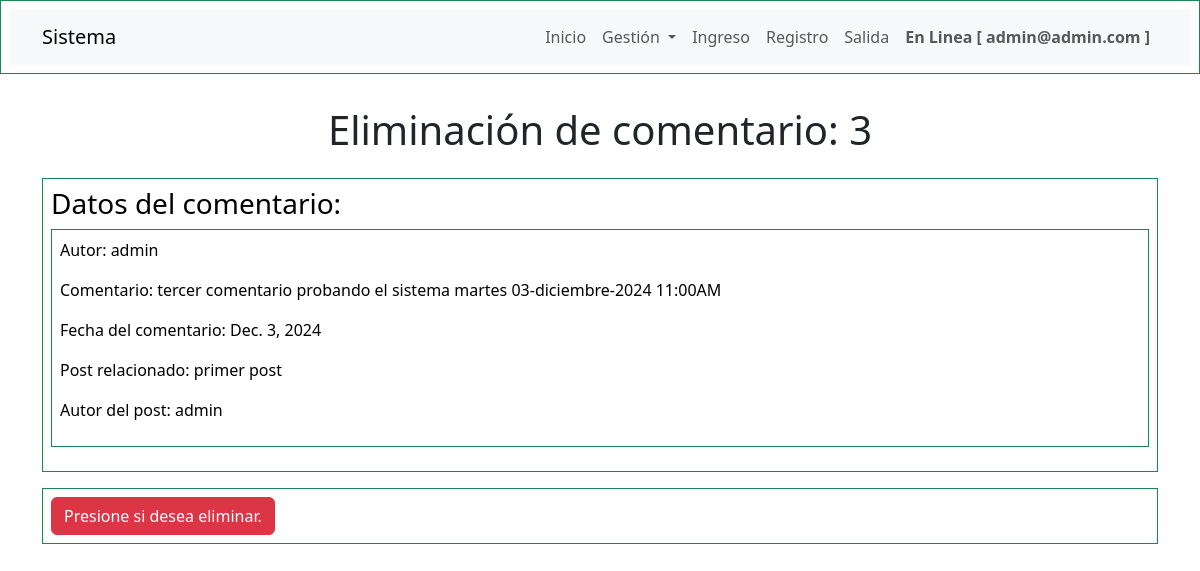
Screenshot of /blog/post/comentario/eliminar/3 (signed in) with the database file from the repository.
### blog/models.py (models this page shows, shortened)
class Comentario(models.Model):
    id = models.AutoField(primary_key=True)
    autor = models.ForeignKey(User, on_delete=models.CASCADE, blank=False,null=False)
    fecha = models.DateField(auto_created=True,auto_now_add=True)
    contenido = models.TextField(null=False,blank=False)
    post = models.ForeignKey(Post,on_delete=models.CASCADE,blank=False,null=False,default=None)
    class Meta:
        managed = True
        db_table ='comentarios'

class Post(models.Model):
    id = models.AutoField(primary_key=True)
    titulo = models.CharField(max_length=50,null=False,blank=False)
    contenido = models.TextField(null=False,blank=False)
    fecha_creacion = models.DateField(auto_created=True,auto_now_add=True)
    autor = models.ForeignKey(User, on_delete=models.CASCADE, blank=False,null=False)
    categoria = models.ForeignKey(Categoria, on_delete=models.CASCADE,blank=False,null=False, default=4)
    class Meta:
        managed = True
        db_table = 'posts'

### blog/views.py (the view)
# urls.py: path('post/comentario/eliminar/<int:comentario_id>', views.eliminar_comentario, name="eliminar_comentario"),
@login_required(login_url="login")
@permission_required("blog.delete_comentario", login_url="home")
def eliminar_comentario(request, comentario_id):
    contexto = {}
    try:
        comentario = Comentario.objects.get(id=comentario_id)
        if comentario.autor != request.user:
            messages.error(request, f"Usted no es el autor del comentario, no puede eliminarlo")
            return redirect('posts')
    except comentario.DoesNotExist as e:
        messages.error(request, f"No existe un comentario con id: {comentario_id}")
        return redirect('posts')
    if request.method == "POST":
        comentario.delete()
        messages.success(request, "Comentario eliminado con éxito")
        return redirect('posts')
    else:
        contexto["comentario"] = comentario
        return render(request, 'blog/eliminar_comentario.html', contexto)

### templates/blog/eliminar_comentario.html (shortened to what this page needs)
{% extends "layouts/base.html" %}
{% block contenido %}
<header>
    <h1 class="text-center py-3">Eliminación de comentario: {{comentario.id}} </h1>
</header>
<main class="container">
    <section>
        <table class="table table-bordered border-success">
            <tr><td>
                <h3>Datos del comentario:</h3>
                <table class="table table-bordered border-success">
                    <tr><td>
                        <p>Autor: {{comentario.autor}}</p>
                        <p>Comentario: {{comentario.contenido}}</p>
                        <p>Fecha del comentario: {{comentario.fecha}}</p>
                        <p>Post relacionado: {{comentario.post.titulo}}</p>
                        <p>Autor del post: {{comentario.post.autor.username}}</p>
                    </td></tr>
                </table>
            </td></tr>
        </table>
    </section>
    <section>
        <table class="table table-bordered border-success">
            <tr><td>
                <form method="post">
                    <input type="submit" value="Presione si desea eliminar." class="btn btn-danger">
                </form>
            </td></tr>
        </table>
    </section>
</main>
{% endblock contenido %}

### templates/partials/navbar.html (shortened to what this page needs)
<table class="table table-bordered border-success">
  <tr><td>
    <nav class="navbar navbar-expand-lg bg-body-tertiary">
        <div class="container">
          <a class="navbar-brand" href="{% url "home" %}">Sistema</a>
          <div class="collapse navbar-collapse" id="navbarNavDropdown">
            <ul class="navbar-nav ms-auto">
              <li class="nav-item">
                <a class="nav-link" href="{% url "home" %}">Inicio</a>
              </li>
              <li class="nav-item dropdown">
                <a class="nav-link dropdown-toggle" href="#" role="button" data-bs-toggle="dropdown" aria-expanded="false">
                  Gestión
                </a>
              </li>
                <li class="nav-item">
                  <a class="nav-link" href="{% url "login_view" %}">Ingreso</a>
                </li>
                <li class="nav-item">
                  <a class="nav-link" href="{% url "registro_view" %}">Registro</a>
                </li>
                <li class="nav-item">
                  <a class="nav-link" href="{% url "logout_view" %}">Salida</a>
                </li>
                <li class="nav-item">
                  <a class="nav-link fw-bold" href="">En Linea [ {{user.email}} ]</a>
                </li>
            </ul>
          </div>
        </div>
      </nav>
    </td></tr>
  </table>

### static/css/styles.css (style rules this page uses)
body { background: #ffffff ; background-size: cover; }

### rows the page displays
Comentario: id "3", autor "admin", contenido "tercer comentario probando el sistema martes 03-diciembre-2024 11:00AM", fecha "Dec. 3, 2024", post.titulo "primer post", post.autor.username "admin"

### other values shown
{{ user.email }} "admin@admin.com"
